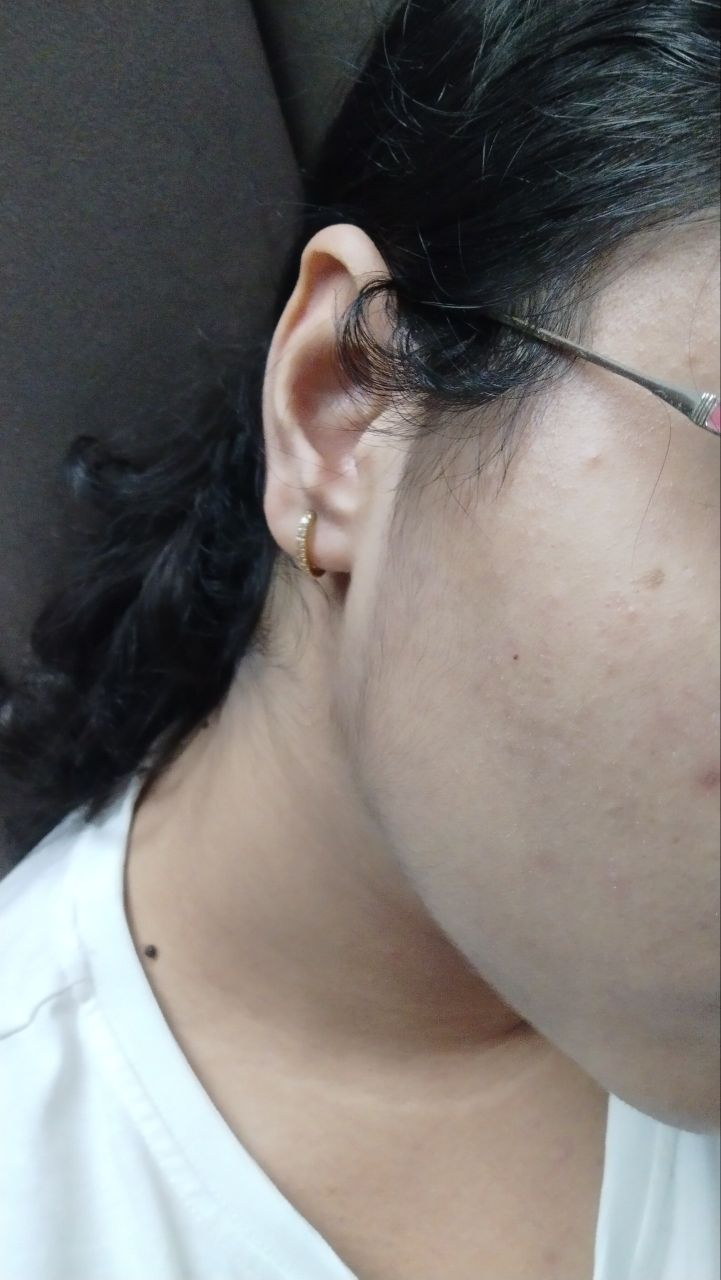
#> input picture dataset/real/6210563169067929830.jpg, 1441 x 2560 px (shown at 1/2 size); its folder holds only this picture in this run
$ python train.py   (older library calls are emulated)
#> lines starting #> are read from the running program, lines starting #| are printed output that depends on the picture; after the words box and inside, x2 and y2 are one past the last pixel; in counts of white or black regions, pixels touching at a corner belong together
### feature_extractor.py
import cv2
import numpy as np
from scipy.stats import entropy
from skimage.feature import local_binary_pattern

LBP_RADIUS=2
LBP_POINTS=16


class FeatureExtractor:
    def __init__(self,size=(256,256)):
#> further down, img is the input picture: shape (2560, 1441, 3); mean B, G, R 115.5, 118.5, 122.3
        self.size=size
        self._radius_cache={}
        self._theta_cache={}

    ##################################################

    # [44 lines left out: function feature_names, not called in this run]

    ##################################################

    def preprocess(self,image):
        image=cv2.resize(image,self.size)
        gray=cv2.cvtColor(image,cv2.COLOR_BGR2GRAY)
        return image,gray

    ##################################################

    def laplacian(self,gray):
        return cv2.Laplacian(gray,cv2.CV_64F).var()

    ##################################################

    def tenengrad(self,gray):
        gx=cv2.Sobel(gray,cv2.CV_64F,1,0)
        gy=cv2.Sobel(gray,cv2.CV_64F,0,1)
        return np.mean(np.sqrt(gx**2+gy**2))

    ##################################################

    def edge_features(self,gray):
        edges=cv2.Canny(gray,100,200)
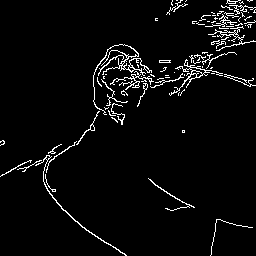
#> edges: shape (256, 256); 4.2% white in thin lines or dots
        density=np.mean(edges>0)
#> density = 0.0415
        gx=cv2.Sobel(gray,cv2.CV_64F,1,0)
        gy=cv2.Sobel(gray,cv2.CV_64F,0,1)
        mag=np.sqrt(gx**2+gy**2)

        return [
            density,
            mag.mean(),
            mag.std()
        ]

    ##################################################

    def patch_statistics(self, gray):
        h, w = gray.shape
        ph = h // 3
        pw = w // 3
        lap = []
        edge = []
        fft = []
        for i in range(3):
            for j in range(3):
                patch = gray[
                    i*ph:(i+1)*ph,
                    j*pw:(j+1)*pw
                ]
                lap.append(self.laplacian(patch))
                edge.append(self.edge_features(patch)[0])
                fft.append(self.fft_features(patch)[0])
        return [

            np.mean(lap),
            np.std(lap),

            np.mean(edge),
            np.std(edge),

            np.mean(fft),
            np.std(fft)
        ]

    ##################################################

    def _radius_map(self, shape):
        key = shape
        if key not in self._radius_cache:
            h, w = shape
            cy, cx = h // 2, w // 2
            Y, X = np.ogrid[:h, :w]
            radius = np.sqrt((X - cx) ** 2 + (Y - cy) ** 2).astype(np.int32)
            self._radius_cache[key] = radius
        return self._radius_cache[key]

    def _theta_map(self, shape):
        key = shape
        if key not in self._theta_cache:
            h, w = shape
            cy, cx = h // 2, w // 2
            Y, X = np.ogrid[:h, :w]
            theta = np.arctan2(Y - cy, X - cx)
            self._theta_cache[key] = theta
        return self._theta_cache[key]

    def fft_features(self, gray):

        f = np.fft.fft2(gray)
        f = np.fft.fftshift(f)
        mag = np.log1p(np.abs(f))
        h, w = gray.shape
#> h = 256; w = 256
        radius = self._radius_map((h, w))

        max_radius = int(radius.max())
#> max_radius = 181
        # vectorized radial average (replaces the old per-radius python loop)
        sums = np.bincount(radius.ravel(), weights=mag.ravel(), minlength=max_radius + 1)
#> sums = 182 values, max 5797.4 at index 123, min 5.96 at index 181, mean 2640.7
        counts = np.bincount(radius.ravel(), minlength=max_radius + 1)
        radial = sums[:max_radius] / np.maximum(counts[:max_radius], 1)
#> radial = 181 values, max 15.87 at index 0, min 6.62 at index 153, mean 7.77

        high = radial[len(radial)//2:]
#> high = 91 values, max 7.24 at index 0, min 6.62 at index 63, mean 6.95
        high_ratio = np.sum(high) / (np.sum(radial) + 1e-8)
#> high_ratio = 0.449
        spectral_entropy = entropy(
            radial / (radial.sum() + 1e-8)
        )
#> spectral_entropy = 5.18
        radial_std = np.std(radial)
#> radial_std = 1.37

        # -------- Moiré Peak Detector --------

        mean = high.mean()
#> mean = 6.95
        std = high.std()
#> std = 0.147
        threshold = mean + 2 * std
#> threshold = 7.24
        peaks = high[high > threshold]
#> peaks = empty array
        peak_count = len(peaks)
#> peak_count = 0
        if peak_count > 0:
            peak_strength = peaks.mean()
        else:
            peak_strength = 0
        return [
            high_ratio,
            spectral_entropy,
            radial_std,
            peak_count,
            peak_strength
        ]

    ##################################################
    # Screens expose a periodic RGB subpixel / pixel grid. That grid shows up
    # as energy concentrated at specific ANGLES in the FFT (not just "more
    # high frequency energy" overall, which the radial profile above already
    # captures). Real-world textures are much more angularly uniform at the
    # same frequency band. This measures that anisotropy.
    def angular_features(self, gray):
        f = np.fft.fft2(gray)
        f = np.fft.fftshift(f)
        mag = np.log1p(np.abs(f))
        h, w = gray.shape
#> h = 256; w = 256
        radius = self._radius_map((h, w))
        theta = self._theta_map((h, w))

        max_radius = radius.max()
#> max_radius = 181
        r_lo = 0.12 * max_radius
#> r_lo = 21.72
        r_hi = 0.48 * max_radius
#> r_hi = 86.88
        band = (radius >= r_lo) & (radius <= r_hi)

        n_bins = 24
        theta_idx = ((theta[band] + np.pi) / (2 * np.pi) * n_bins).astype(np.int32)
        theta_idx = np.clip(theta_idx, 0, n_bins - 1)

        sums = np.bincount(theta_idx, weights=mag[band], minlength=n_bins)
#> sums = 24 values, max 7873 at index 6, min 6789.6 at index 10, mean 7186.5
        counts = np.bincount(theta_idx, minlength=n_bins)
        profile = sums / np.maximum(counts, 1)
#> profile = 24 values, max 8.21 at index 6, min 7.32 at index 10, mean 7.75

        mean = profile.mean()
#> mean = 7.75
        std = profile.std()
#> std = 0.208
        peak = profile.max()
#> peak = 8.21
        anisotropy = (peak - mean) / (mean + 1e-8)
#> anisotropy = 0.0588
        cv = std / (mean + 1e-8)
#> cv = 0.0269
        return [anisotropy, cv]

    ##################################################

    def entropy_features(self,gray):
        hist=cv2.calcHist(
            [gray],
            [0],
            None,
            [256],
            [0,256]
        )
#> hist = 256 values, max 615 at index 165, min 0 at index 0, mean 256

        hist/=hist.sum()
#> hist = 256 values, max 0.00938 at index 165, min 0 at index 0, mean 0.00391
        return [
            entropy(hist.flatten()+1e-8),
            gray.mean(),
            gray.std()
        ]
    ##################################################

    def bright_features(self,gray):

        bright=gray>240
#> bright: shape (256, 256) bool; 4.4% white; 11 white regions (8 under 20 px), largest, box (x1, y1, x2, y2) and area: (0, 169, 97, 256) 2409, (0, 201, 21, 256) 462, (61, 234, 70, 239) 23
        ratio=np.mean(bright)
#> ratio = 0.0444
        if bright.any():
            mean=gray[bright].mean()
#> mean = 245.3
            std=gray[bright].std()
#> std = 2.82
        else:
            mean=0
            std=0
        return [
            ratio,
            mean,
            std
        ]
    ##################################################

    def rgb_features(self,image):
        features=[]
        for i in range(3):
            c=image[:,:,i]
            features.extend([
                c.mean(),
                c.std()
            ])
#> this loop made 3 passes
#> pass 1, in rgb_features, `c=image[:,:,i]`:
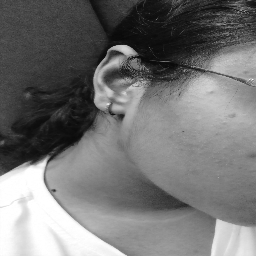
#> c: shape (256, 256); min 9, max 255, mean 115.6
#> after the loop, features = [115.6, 66.91, 118.5, 68.78, 122.4, 70.13]
        return features

    ##################################################

    def hsv_features(self,image):
        hsv=cv2.cvtColor(image,cv2.COLOR_BGR2HSV)
#> hsv: shape (256, 256, 3); mean H, S, V 57.7, 40, 128
        H,S,V=cv2.split(hsv)
        return [
            H.mean(),H.std(),
            S.mean(),S.std(),
            V.mean(),V.std()
        ]

    ##################################################

    def lbp_features(self,gray):
        lbp=local_binary_pattern(
            gray,
            LBP_POINTS,
            LBP_RADIUS,
            method="uniform"
        )

        hist,_=np.histogram(
            lbp.ravel(),
            bins=np.arange(0,LBP_POINTS+3),
            density=True
        )
#> hist = 18 values, max 0.343 at index 17, min 0.0201 at index 4, mean 0.0556
        hist=list(hist)
#> hist = [0.0547, 0.0398, 0.0263, 0.0205, 0.0201, 0.0246, 0.0322, 0.0568, 0.0781, 0.058, 0.035, 0.0271, 0.0225, 0.0236, 0.03, 0.0405, 0.0676, 0.343]
        hist.append(lbp.mean())
        hist.append(lbp.std())
        return hist
    ##################################################

    def extract(self,image):
        image,gray=self.preprocess(image)
        features=[]
        features.append(self.laplacian(gray))
        features.append(self.tenengrad(gray))
        features.extend(self.edge_features(gray))
        features.extend(self.fft_features(gray))
        features.extend(self.angular_features(gray))
        features.extend(self.entropy_features(gray))
        features.extend(self.bright_features(gray))
        features.extend(self.rgb_features(image))
        features.extend(self.hsv_features(image))
        features.extend(self.lbp_features(gray))
        features.extend(
            self.patch_statistics(gray)
        )
#> after the loop in patch_statistics, `for i in range(3):`:
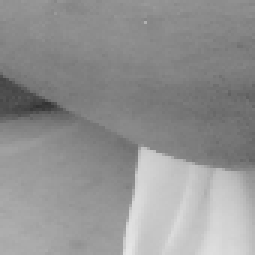
#> patch: shape (85, 85) (shown 3 times larger); min 50, max 230, mean 146.2
#> after the loop in patch_statistics, `for i in range(3):`: edge = [0, 0.0861, 0.149, 0.0293, 0.0462, 0.00761, 0.0203, 0.0141, 0.0177]; fft = [0.469, 0.45, 0.462, 0.416, 0.429, 0.443, 0.419, 0.426, 0.418]; lap = [334.2, 1828.8, 2770.3, 264.2, 400.2, 190, 269.7, 150, 113.9]
        return np.array(features,dtype=np.float32)

### utils.py
import cv2
import numpy as np
import os

VALID_EXTENSIONS = (
    ".jpg",
    ".jpeg",
    ".png",
    ".bmp",
    ".webp"
)


# [6 lines left out: function load_image, not called in this run]


def image_paths(folder):
    files = []
    for file in os.listdir(folder):
        if file.lower().endswith(VALID_EXTENSIONS):
            files.append(os.path.join(folder,file))

    files.sort()
    return files


def normalize(v):
    v=np.array(v,dtype=np.float32)
    return (v-v.mean())/(v.std()+1e-8)

### augment.py
import cv2
import numpy as np
import random

class Augmentor:

    def __init__(self):
        pass

    # [41 lines left out: functions brightness, rotate, gaussian_noise, jpeg, augment, not called in this run]

### train.py
import os
import cv2
import joblib
import numpy as n
from tqdm import tqdm
from utils import image_paths
from augment import Augmentor
from feature_extractor import FeatureExtractor

from sklearn.model_selection import RepeatedStratifiedKFold
from sklearn.model_selection import cross_val_score
from sklearn.pipeline import Pipeline
from sklearn.preprocessing import StandardScaler
from sklearn.ensemble import RandomForestClassifier, HistGradientBoostingClassifier, ExtraTreesClassifier, GradientBoostingClassifier
from sklearn.linear_model import LogisticRegression
from sklearn.svm import SVC
# ---------------------------------------

DATASET = "dataset"

REAL = os.path.join(DATASET, "real")
SCREEN = os.path.join(DATASET, "screen")
MODEL_DIR = "models"

os.makedirs(MODEL_DIR, exist_ok=True)
extractor = FeatureExtractor()
augmentor = Augmentor()

# ---------------------------------------

X = []
y = []

print("Loading REAL images...")

for file in tqdm(image_paths(REAL)):
    img = cv2.imread(file)
    X.append(extractor.extract(img))
    y.append(0)

print("Loading SCREEN images...")

for file in tqdm(image_paths(SCREEN)):
    img = cv2.imread(file)
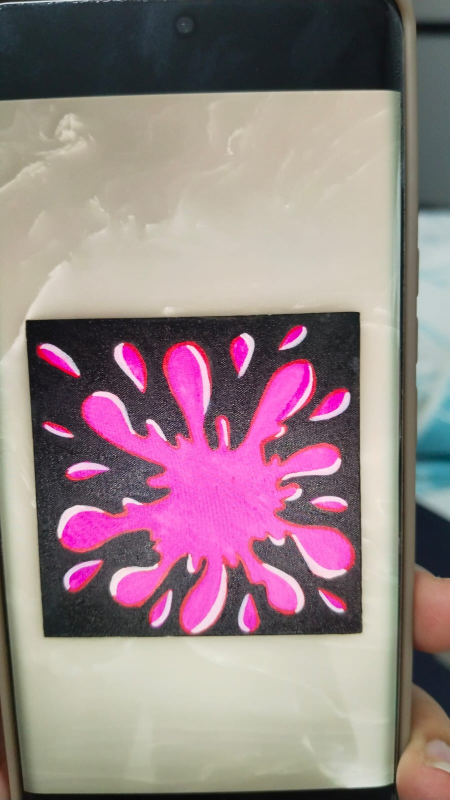
#> input picture dataset/screen/1.jpeg, 899 x 1599 px (shown at 1/2 size)
#> img is the input picture: shape (1599, 899, 3); mean B, G, R 133.3, 130, 150
    X.append(extractor.extract(img))
#> in edge_features (call 11), `edges=cv2.Canny(gray,100,200)`: edges: shape (256, 256); 7.6% white in thin lines or dots
#> in fft_features (call 11), `mag = np.log1p(np.abs(f))`:
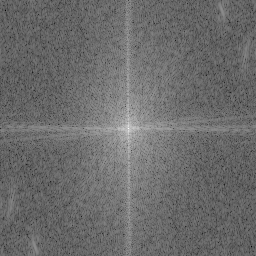
#> mag: shape (256, 256) float64; min 1.54, max 16, mean 7.67; drawn with min black and max white
#> in fft_features (call 11), `sums = np.bincount(radius.ravel(), weights=mag.ravel(), minlength=max_..`: sums = 182 values, max 5933.1 at index 123, min 8.17 at index 181, mean 2761.4
#> in fft_features (call 11), `radial = sums[:max_radius] / np.maximum(counts[:max_radius], 1)`: radial = 181 values, max 16 at index 0, min 6.76 at index 171, mean 8.13
#> in fft_features (call 11), `high = radial[len(radial)//2:]`: high = 91 values, max 7.58 at index 0, min 6.76 at index 81, mean 7.24
#> in fft_features (call 11), `high_ratio = np.sum(high) / (np.sum(radial) + 1e-8)`: high_ratio = 0.448
#> in fft_features (call 11), `spectral_entropy = entropy( radial / (radial.sum() + 1e-8) )`: spectral_entropy = 5.19
#> in fft_features (call 11), `radial_std = np.std(radial)`: radial_std = 1.36
#> in fft_features (call 11), `mean = high.mean()`: mean = 7.24
#> in fft_features (call 11), `std = high.std()`: std = 0.159
#> in fft_features (call 11), `threshold = mean + 2 * std`: threshold = 7.56
#> in fft_features (call 11), `peaks = high[high > threshold]`: peaks = [7.58]
#> in fft_features (call 11), `peak_count = len(peaks)`: peak_count = 1
#> in fft_features (call 11), `peak_strength = peaks.mean()`: peak_strength = 7.58
#> in bright_features (call 2), `bright=gray>240`: bright: shape (256, 256) bool; every value is 0
#> in hsv_features (call 2), `hsv=cv2.cvtColor(image,cv2.COLOR_BGR2HSV)`: hsv: shape (256, 256, 3); mean H, S, V 71.9, 56.2, 153.4
#> in lbp_features (call 2), `lbp=local_binary_pattern( gray, LBP_POINTS, LBP_RADIUS, method="unifor..`:
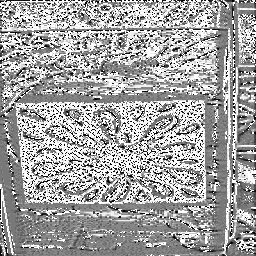
#> lbp: shape (256, 256) float64; min 0, max 17, mean 10.81; drawn with min black and max white
#> in lbp_features (call 2), `hist,_=np.histogram( lbp.ravel(), bins=np.arange(0,LBP_POINTS+3), dens..`: hist = 18 values, max 0.259 at index 17, min 0.0134 at index 4, mean 0.0556
#> in lbp_features (call 2), `hist=list(hist)`: hist = [0.0355, 0.0314, 0.0201, 0.0152, 0.0134, 0.0234, 0.0319, 0.0713, 0.132, 0.121, 0.0419, 0.0336, 0.0192, 0.0206, 0.0277, 0.0352, 0.068, 0.259]
#> the loop in patch_statistics (call 2), `for i in range(3):` made 3 passes
#> after the loop in patch_statistics (call 2), `for i in range(3):`:
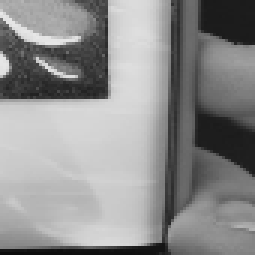
#> patch: shape (85, 85) (shown 3 times larger); min 12, max 232, mean 141.2
#> after the loop in patch_statistics (call 2), `for i in range(3):`: edge = [0.0304, 0.0118, 0.0436, 0.117, 0.117, 0.0992, 0.0844, 0.0905, 0.086]; fft = [0.438, 0.416, 0.399, 0.45, 0.453, 0.443, 0.43, 0.44, 0.429]; lap = [695.6, 281.3, 512.3, 4324.8, 3646.3, 2730, 1635.1, 1977.3, 1301.2]
    y.append(1)

X = n.array(X)
y = n.array(y)
print()
print("Images :", len(X))
#| Images : 2
print("Features :", X.shape[1])
#| Features : 56
print()

# ---------------------------------------

models = {

    "Random Forest":
    RandomForestClassifier(
        n_estimators=500,
        random_state=42,
        bootstrap=True,
        max_features="sqrt",
        n_jobs=-1
    ),

    "SVM":
    Pipeline([
        ("scale", StandardScaler()),
        ("clf", SVC(
            probability=True,
            kernel="rbf",
            C=5,
            gamma=0.02
        ))
    ]),

    "Logistic":
    Pipeline([
        ("scale", StandardScaler()),
        ("clf", LogisticRegression(
            max_iter=5000
        ))
    ]),

    "Extra Trees":
    ExtraTreesClassifier(
        n_estimators=500,
        random_state=42,
        max_features="sqrt",
        n_jobs=-1
    ),

    "Hist Gradient Boosting":
    HistGradientBoostingClassifier(
        max_iter=300,
        learning_rate=0.06,
        max_depth=4,
        l2_regularization=1.0,
        random_state=42
    ),

    "Gradient Boosting":
    GradientBoostingClassifier(
        n_estimators=300,
        learning_rate=0.05,
        max_depth=3,
        subsample=0.8,
        random_state=42
    )
}

# ---------------------------------------

cv = RepeatedStratifiedKFold(
    n_splits=5,
    n_repeats=10,
    random_state=42
)

best_score = -1
best_name = None
best_model = None
print("Cross Validation\n")
for name, model in models.items():
#> (the run stopped early here; a loop or call above may not have finished)
